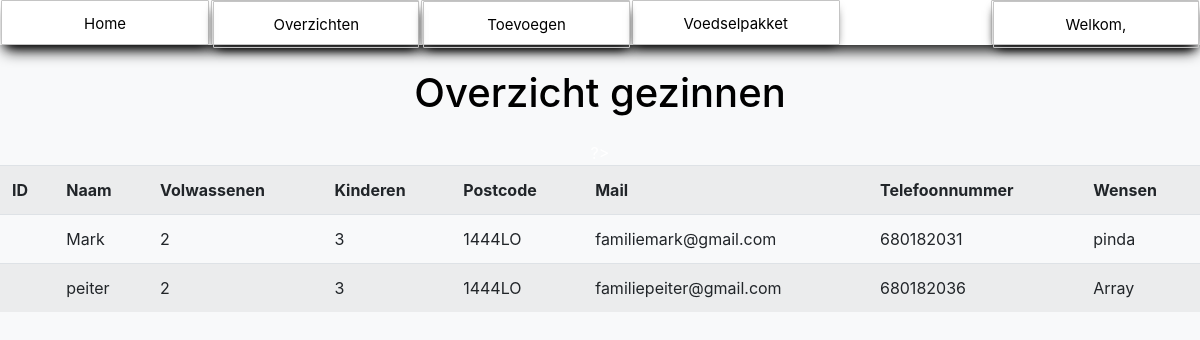
/overzichtgezinnen.php (signed in), run on an earlier commit of the app's database.
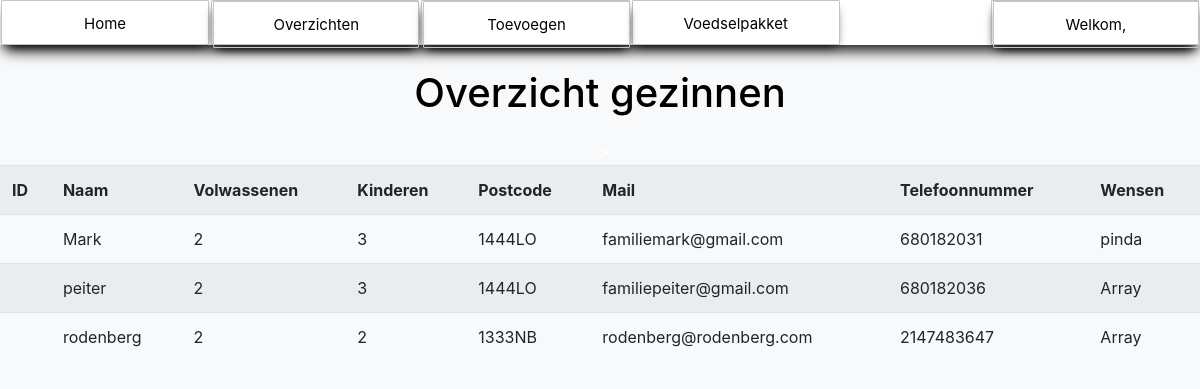
And on a later commit of the database.
### tables this page shows
CREATE TABLE `gezinnen` (
  `id` int(11) NOT NULL,
  `naam` varchar(200) NOT NULL,
  `volwassenen` int(11) NOT NULL,
  `kinderen` int(11) NOT NULL,
  `postcode` varchar(25) NOT NULL,
  `mail` varchar(255) NOT NULL,
  `telefoonnummer` int(11) NOT NULL,
  `wensen` varchar(255) NOT NULL
);

### overzichtgezinnen.php (the view, shortened to what this page needs)
<!DOCTYPE html>
<html lang="en">
<head>
    <link href="https://stackpath.bootstrapcdn.com/bootstrap/4.5.0/css/bootstrap.min.css" rel="stylesheet">
</head>
<body class="bg-light">
    <?php
        include "navigation.php";
        if (isset($_SESSION['loggedin']) && $_SESSION['loggedin'] == true) {
    ?>
    <br>
    <CENTER><h1 style="color: black;">Overzicht gezinnen</h1>
    <div class="table-responsive mt-4">
        <table class="table table-striped">
        <tr>
            <th>ID</th>
            <th>Naam</th>
            <th>Volwassenen</th>
            <th>Kinderen</th>
            <th>Postcode</th>
            <th>Mail</th>
            <th>Telefoonnummer</th>
            <th>Wensen</th>
        </tr>
        </div>
        </CENTER>
        <?php
        include 'config.php';
        try {
            $sql = "SELECT * FROM gezinnen";
            $stmt = $conn->prepare($sql);
            $stmt->execute();
            $gezinnen = $stmt->fetchAll();
            foreach ($gezinnen as $gezin) {
                echo "<tr>";
                echo "<td>" . $gezin['accountid'] . "</td>";
                echo "<td>" . $gezin['naam'] . "</td>";
                echo "<td>" . $gezin['volwassenen'] . "</td>";
                echo "<td>" . $gezin['kinderen'] . "</td>";
                echo "<td>" . $gezin['postcode'] . "</td>";
                echo "<td>" . $gezin['mail'] . "</td>";
                echo "<td>" . $gezin['telefoonnummer'] . "</td>";
                echo "<td>" . $gezin['wensen'] . "</td>";
                echo "</tr>";
            }
        } catch (PDOException $e) {
            echo "<div class='alert alert-danger'>" . $e->getMessage() . "</div>";
        }
    ?>
</body>
</html>
  <?php
  }
  else {
    header("Location: index.php");
  }
  ?>

### navigation.php (shortened to what this page needs)
<!DOCTYPE html>
<html>
<head>
  <link rel="stylesheet" type="text/css" media="screen" href="navigation.css" />
</head>
<body>
<?php
if (isset($_SESSION['loggedin']) && $_SESSION['loggedin'] == true) {
?>
<section>
  <center>
    <div>
      <nav class="nav_bar">
        <div onclick="location.href='index.php';">Home</div>
        <div class="dropdown">
          <div class="hover-button">Overzichten</div>
        </div>
        <div class="dropdown">
          <div class="hover-button">Toevoegen</div>
        </div>
        <div onclick="location.href='samenstellen.php';">Voedselpakket</div>
        <div class="dropdown">
          <div style="color: black;">Welkom, <?php echo $_SESSION['user_name']; ?></div>
        </div>
      </nav>
    </div>
  </center>
</section>
<?php
}
?>

### navigation.css (style rules this page uses)
body { color: white; padding: 0; margin: 0; }
.nav_bar { position: absolute; color: black; text-align: center; display: flex; box-shadow: 0px 10px 15px -5px black; position: relative; width: 100%; height: 45px; background: #ffffff; font-size: 15px; z-index: 0; line-height: 45px; }
.nav_bar div { color: black; width: 100%; box-shadow: 0px 5px 10px -5px black; cursor: pointer; transition: all 0.5s ease; border: 0.1px solid rgb(196, 196, 196); border-radius: 1px; margin-left: 1px; margin-right: 1px; }
.nav_bar div:nth-child(4) { margin-right: 150px; }
.dropdown { position: relative; display: inline-block; }
.hover-button { border: 1px solid black; }

### navigation.php (style rules this page uses)
.nav_bar { position: relative; z-index: 900; }

What changed in the data, as far as the page shows it:
added gezinnen: naam "rodenberg", volwassenen "2", kinderen "2", postcode "1333NB", mail "rodenberg@rodenberg.com", telefoonnummer "2147483647", wensen "Array"
